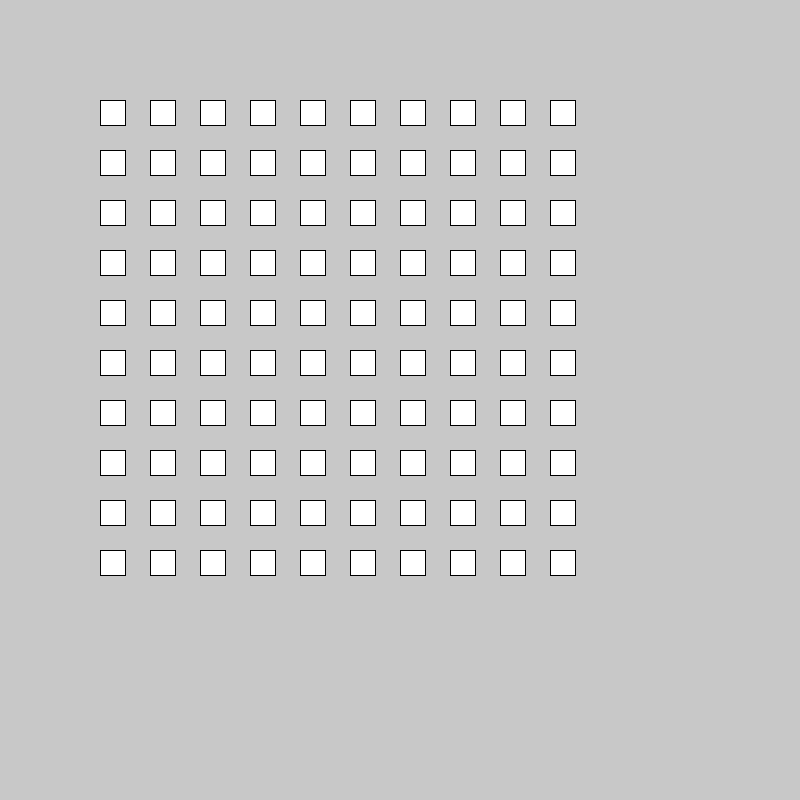
Frame 1 (no input)
Frame 60 (the mouse pressed at the canvas centre just before this capture): identical to frame 1, image omitted
Frame 120 (the mouse held since frame 60 and released just before this capture): identical to frame 1, image omitted

The Processing sketch that drew this single still picture (run headless with seeded random() and noise(); from frame 60 on, the mouse is pressed at the canvas centre):

// Processing sketch: forLoop_002
// ── forLoop_002.pde
void setup() {
  size(800, 800);
}

void draw() {
  background(200);

  fill(255);
  int posX = 100;
  int spaceX = 50;

  int posY = 100;
  int spaceY = 50;
  for (int collumn = 0; collumn < 10; collumn = collumn + 1) {
    
    for (int row = 0; row < 10; row = row + 1) {
      //fill(25*row, 25*collumn, 0);
      rect(posX + spaceX*collumn, posY + spaceY*row, 25, 25);
    }
  }
}
